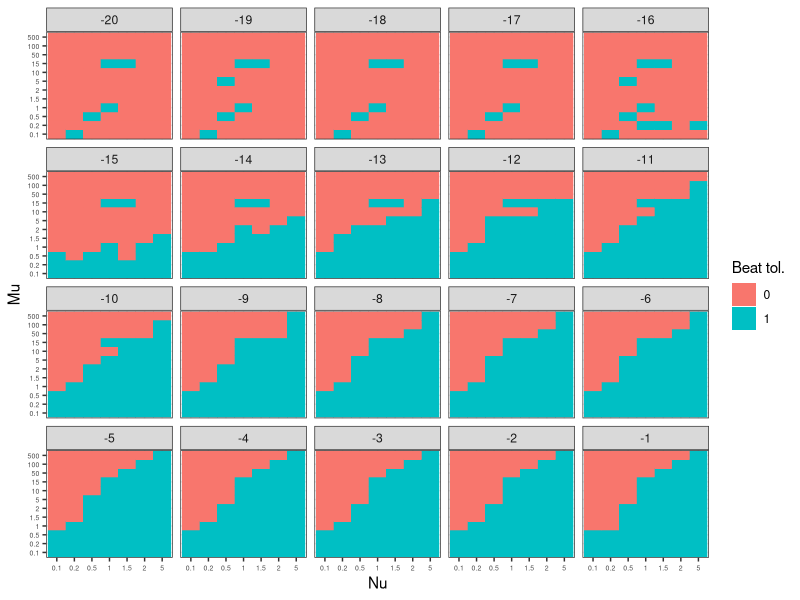
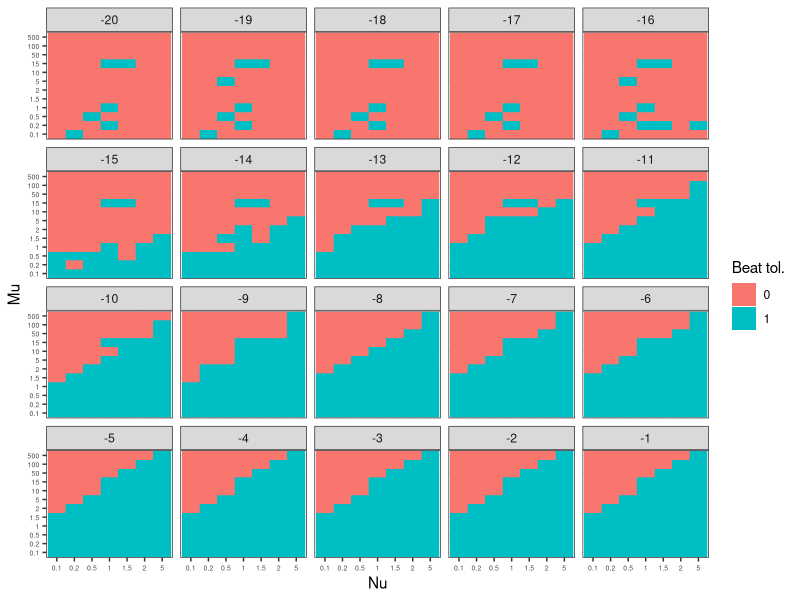
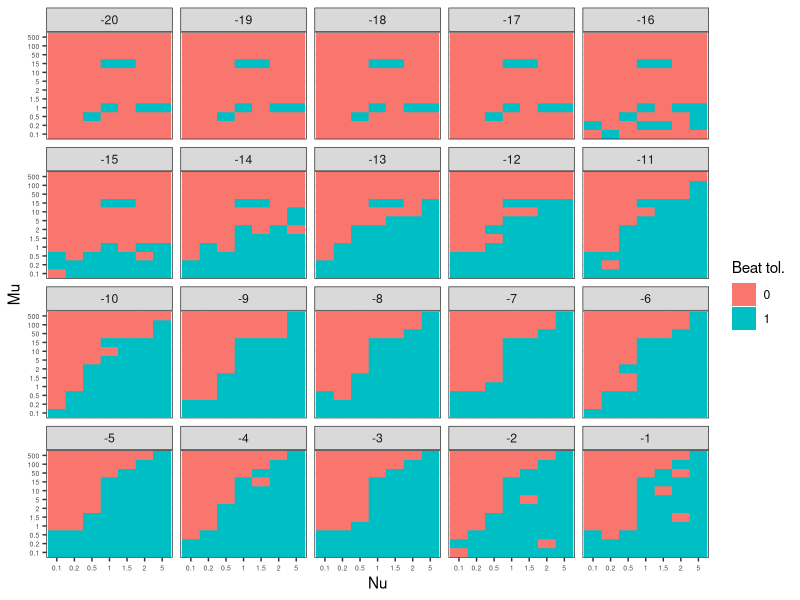
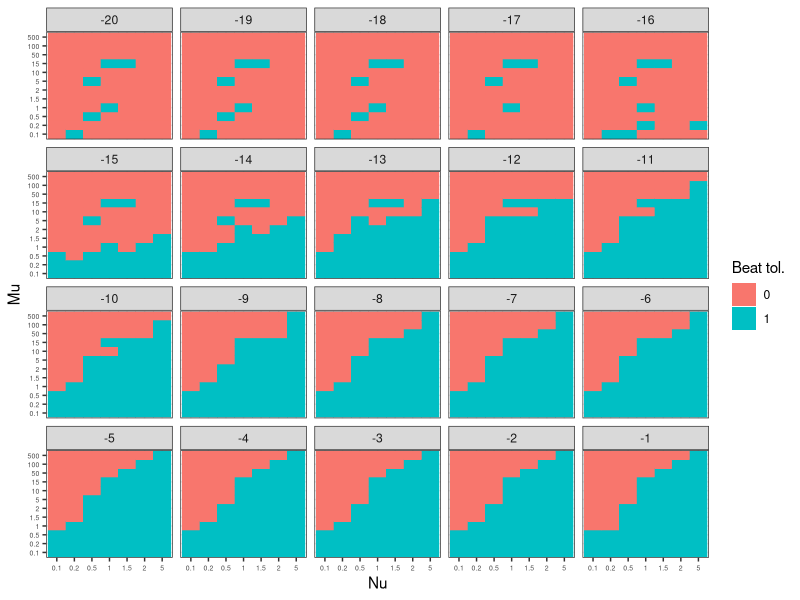

These figures' R source, in order:
library(ggplot2)
library(dplyr)
library(glue)

gr <- (sqrt(5) + 1) / 2
stdW <- 8

comp <- read.csv("data/COMP_comparisons.csv")
head(comp)
names(comp)


## Methods: Gaunt (NA values), Naive, Old_brms, New_brms, Adaptive

for (mtd in c("ST", "errorBounding", "brms", "brms_bulk")){
  g <- ggplot(na.omit(comp) %>% filter(method == mtd),
              aes(y = as.factor(mu), x = as.factor(nu))) + theme_bw()+
    geom_tile(aes(fill = as.factor(below_tolerance),
                  color = as.factor(below_tolerance))) +
    facet_wrap(vars(as.factor(log10(eps)))) +
    labs(x = "Nu", y = "Mu", fill = "Beat tol.") + guides(color = FALSE) +
    theme(axis.text = element_text(size = 5))
  ggsave(glue("figs/{mtd}_beatTol.pdf"), plot = g, device="pdf",
         width = stdW, height = stdW / gr)
}

## percent comparisons
comp %>%
  group_by(method) %>%
  summarise(perc_beat_tol = mean(below_tolerance)) %>%
  ungroup()

comp %>%
  group_by(eps) %>%
  summarise(gaunt = mean(below_tolerance[method == "Gaunt"]),
            naive = mean(below_tolerance[method == "ST"]),
            adaptive = mean(below_tolerance[method == "errorBounding"]),
            brms = mean(below_tolerance[method == "brms"]),
            brms_bulk = mean(below_tolerance[method == "brms_bulk"])) %>%
  ungroup()